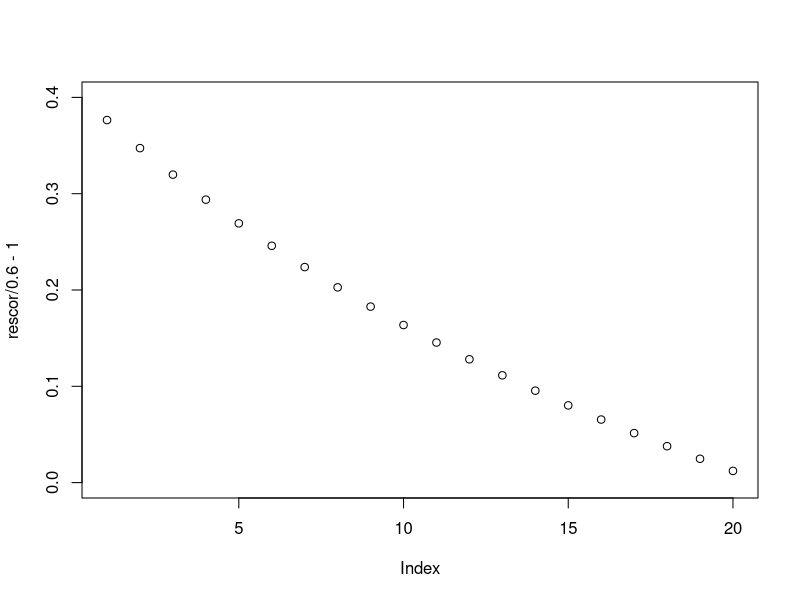

Recreate this plot in R. (Note: a time limit stopped this script after it produced the figure.)
ginic<-function(bc, gc){
  #function for gini when we have cumulative goods and bads vectors
  sum((gc[2:(length(gc))]-gc[1:(length(gc)-1)])*
        (bc[2:(length(bc))]+bc[1:(length(bc)-1)]))-1
} 

gini_from_r<-function(rho=.5, defrate=.1){
  F1<-function(s, d, rho){integrate(function(x){pnorm((qnorm(d)-rho*x)/sqrt(1-rho^2))*dnorm(x)}, lower=-Inf, upper=s)$value}
  F2<-function(s,d,rho){pnorm((-qnorm(d)+rho*s)/sqrt(1-rho^2))*dnorm(s)}
  F1_<-Vectorize(function(x){F1(x, defrate, rho)})
  F2_<-Vectorize(function(x){F2(x, defrate, rho)})
  2*integrate(function(x){F1_(x)*F2_(x)}, 
              lower=-Inf, upper=Inf)$value/defrate/(1-defrate)-1
}

my_gini<-function(resp, pred){
  c<-pred[order(pred)]
  d<-resp[order(pred)]
  bc<-c(0, cumsum(d)/sum(d))
  gc<-c(0, cumsum(1-d)/sum(1-d))
  sum((gc[2:(length(gc))]-gc[1:(length(gc)-1)])*(bc[2:(length(bc))]+bc[1:(length(bc)-1)]))-1} 

gini_combine_calculator<-function(g1, g2, corr, defaultrate){
  #rho_s1
  phi_s1<-function(x){gini_from_r(rho=x, defrate=defaultrate)-g1}
  rho_s1<-uniroot(phi_s1,lower=0,upper=1,tol = .Machine$double.eps)$root
  #rho_s2
  phi_s2<-function(x){gini_from_r(rho=x, defrate=defaultrate)-g2}
  rho_s2<-uniroot(phi_s2,lower=0,upper=1,tol = .Machine$double.eps)$root
  
  (a_opt<-(corr*rho_s2-rho_s1)/(corr*rho_s1-rho_s2))
  corr_opt<-(a_opt*rho_s1+rho_s2)/sqrt(a_opt^2+2*a_opt*corr+1)
  g_result0<-gini_from_r(corr_opt, defaultrate)
  g_result1<-if(a_opt<0 | a_opt>1000) {NaN} else {g_result0}
  return(c(new_gini=g_result1, 
           #new_gini_2=g_result0, 
           a_opt=a_opt, score_1_weight=a_opt/(1+a_opt), score_2_weight=1/(1+a_opt), 
           rho1=rho_s1, rho2=rho_s2, new_corr=corr_opt))
}

rescor<-rep(0,20)
length(rescor)
for (i in 0:(length(rescor)-1)){
rescor[i+1]<-gini_combine_calculator(.6, .6, i/length(rescor), .1)[1]
}
plot(rescor/.6-1, ylim=c(0,.4))
rescor/.6-1

(0:(length(rescor)-1))/length(rescor)

gini_combine_calculator(.6, .6, .96, .1)[1]
gini_combine_calculator(.6, .6, .97, .1)[1]
gini_combine_calculator(.6, .6, .98, .1)[1]
gini_combine_calculator(.6, .6, .99, .1)[1]

gini_combine_calculator(.6, .6, .8, .1)[1]/.6
